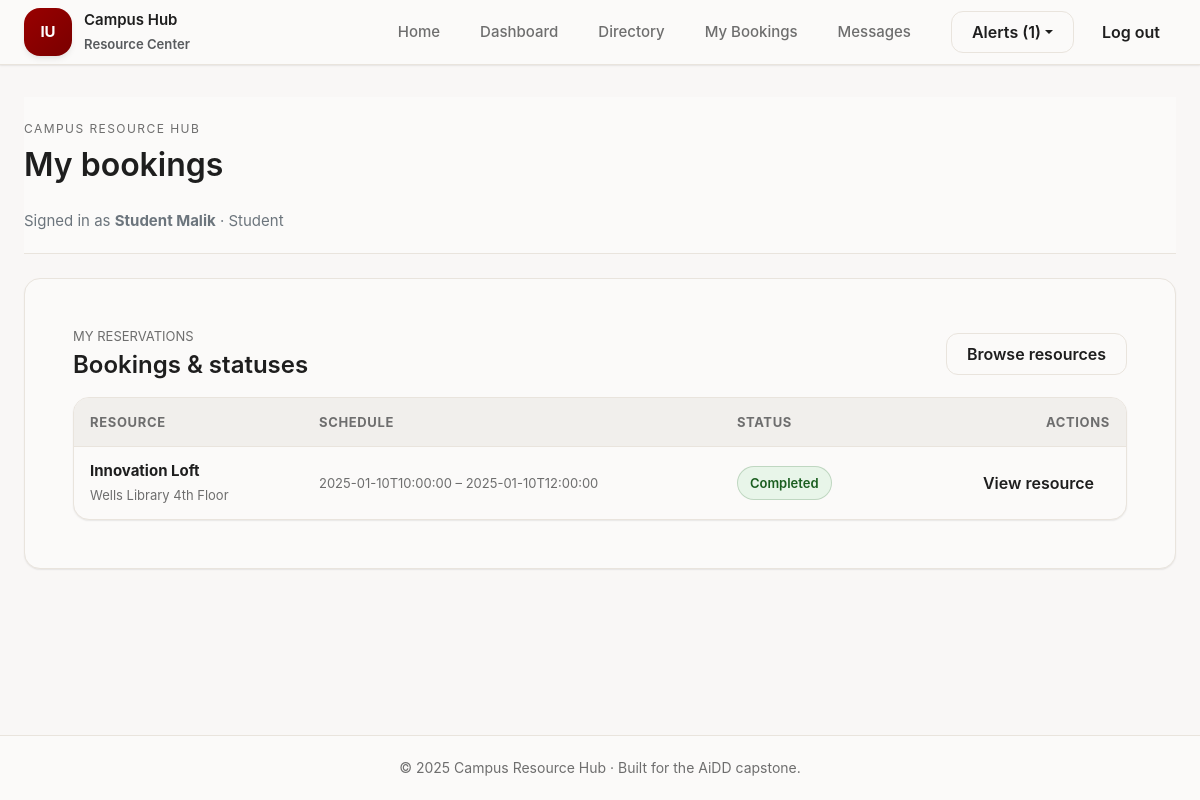
Page /bookings/mine (signed in) on the committed database.
### tables this page shows
CREATE TABLE users (
    user_id INTEGER PRIMARY KEY AUTOINCREMENT,
    name TEXT NOT NULL,
    email TEXT NOT NULL UNIQUE,
    password_hash TEXT NOT NULL,
    role TEXT NOT NULL CHECK(role IN ('student','staff','admin')),
    department TEXT,
    email_verified INTEGER DEFAULT 0,
    created_at TEXT DEFAULT CURRENT_TIMESTAMP
);

CREATE TABLE resources (
    resource_id INTEGER PRIMARY KEY AUTOINCREMENT,
    owner_id INTEGER NOT NULL,
    title TEXT NOT NULL,
    summary TEXT NOT NULL,
    category TEXT NOT NULL,
    location TEXT NOT NULL,
    capacity INTEGER NOT NULL,
    availability_notes TEXT,
    status TEXT NOT NULL DEFAULT 'draft',
    created_at TEXT DEFAULT CURRENT_TIMESTAMP,
    updated_at TEXT DEFAULT CURRENT_TIMESTAMP,
    FOREIGN KEY(owner_id) REFERENCES users(user_id)
);

CREATE TABLE bookings (
    booking_id INTEGER PRIMARY KEY AUTOINCREMENT,
    resource_id INTEGER NOT NULL,
    requester_id INTEGER NOT NULL,
    start_datetime TEXT NOT NULL,
    end_datetime TEXT NOT NULL,
    status TEXT NOT NULL DEFAULT 'pending',
    notes TEXT,
    owner_notes TEXT,
    decision_at TEXT,
    created_at TEXT DEFAULT CURRENT_TIMESTAMP,
    FOREIGN KEY(resource_id) REFERENCES resources(resource_id),
    FOREIGN KEY(requester_id) REFERENCES users(user_id)
);

### src/controllers/booking_controller.py (the view)
@booking_bp.route('/mine')
@login_required
def my_bookings():
    bookings = BookingDAL.get_bookings_by_requester(current_user.user_id)
    resources = {b.resource_id: ResourceDAL.get_resource_by_id(b.resource_id) for b in bookings}
    return render_template('bookings/list.html', bookings=bookings, resources=resources)

### src/data_access/booking_dal.py (called while the page is built)
    @staticmethod
    def _row(row) -> Optional[Booking]:
        if not row:
            return None
        return Booking(
            booking_id=row['booking_id'],
            resource_id=row['resource_id'],
            requester_id=row['requester_id'],
            start_datetime=row['start_datetime'],
            end_datetime=row['end_datetime'],
            status=row['status'],
            notes=row['notes'],
            owner_notes=row['owner_notes'],
            decision_at=row['decision_at'],
            created_at=row['created_at'],
        )

    @staticmethod
    def get_bookings_by_requester(user_id: int) -> List[Booking]:
        conn = get_connection()
        rows = conn.execute('SELECT * FROM bookings WHERE requester_id = ? ORDER BY start_datetime DESC', (user_id,)).fetchall()
        return [BookingDAL._row(row) for row in rows]

### src/data_access/db.py (called while the page is built)
def get_connection(close_only: bool = False) -> Optional[sqlite3.Connection]:
    if close_only:
        return getattr(g, '_database', None)
    conn = getattr(g, '_database', None)
    if conn is None:
        database_path = current_app.config['DATABASE_PATH']
        conn = g._database = sqlite3.connect(database_path, detect_types=sqlite3.PARSE_DECLTYPES)
        conn.row_factory = sqlite3.Row
    return conn

### src/data_access/notification_dal.py (called while the page is built)
    @staticmethod
    def list_for_user(user_id: int, limit: int = 10) -> List[dict]:
        conn = get_connection()
        rows = conn.execute(
            'SELECT * FROM notifications WHERE user_id = ? ORDER BY created_at DESC LIMIT ?',
            (user_id, limit)
        ).fetchall()
        return [dict(row) for row in rows]

### src/data_access/resource_dal.py (called while the page is built)
    @staticmethod
    def _row_to_resource(row) -> Optional[Resource]:
        if row is None:
            return None
        gallery_rows = ResourceDAL._fetch_gallery(row['resource_id'])
        return Resource(
            resource_id=row['resource_id'],
            owner_id=row['owner_id'],
            title=row['title'],
            summary=row['summary'],
            category=row['category'],
            location=row['location'],
            capacity=row['capacity'],
            availability_notes=row['availability_notes'],
            status=row['status'],
            gallery=gallery_rows,
        )

    @staticmethod
    def get_resource_by_id(resource_id: int) -> Optional[Resource]:
        conn = get_connection()
        row = conn.execute('SELECT * FROM resources WHERE resource_id = ?', (resource_id,)).fetchone()
        return ResourceDAL._row_to_resource(row)

### src/templates/bookings/list.html (shortened to what this page needs)
{% extends 'layout.html' %}
{% block page_heading %}My bookings{% endblock %}
{% block content %}
<section class="card-surface p-5 mb-4">
    <div class="d-flex justify-content-between align-items-center mb-3">
        <div>
            <p class="text-caption text-uppercase mb-1">My reservations</p>
            <h2 class="text-h2 mb-0">Bookings & statuses</h2>
        </div>
        <a class="btn btn-secondary-iu" href="{{ url_for('resource.browse') }}">Browse resources</a>
    </div>
    {% if bookings %}
    <div class="table-panel">
        <table>
            <thead>
                <tr>
                    <th>Resource</th>
                    <th>Schedule</th>
                    <th>Status</th>
                    <th class="text-end">Actions</th>
                </tr>
            </thead>
            <tbody>
                {% for booking in bookings %}
                {% set resource = resources[booking.resource_id] %}
                <tr>
                    <td>
                        <strong>{{ resource.title if resource else 'Resource #' ~ booking.resource_id }}</strong><br>
                        <span class="text-caption">{{ resource.location if resource else '' }}</span>
                    </td>
                    <td>
                        <p class="text-caption mb-0">{{ booking.start_datetime }} – {{ booking.end_datetime }}</p>
                    </td>
                    <td>
                        <span class="status-pill {% if booking.status=='approved' %}success{% elif booking.status=='pending' %}warning{% elif booking.status=='completed' %}success{% else %}danger{% endif %}">{{ booking.status|title }}</span>
                    </td>
                    <td class="text-end">
                        {% if resource %}
                        <a class="btn btn-ghost-iu" href="{{ url_for('resource.detail', resource_id=resource.resource_id) }}">View resource</a>
                        {% endif %}
                    </td>
                </tr>
                {% endfor %}
            </tbody>
        </table>
    </div>
    {% else %}
    <p class="text-muted mb-0">No bookings yet. Visit the directory to submit one.</p>
    {% endif %}
</section>
{% endblock %}

### src/templates/layout.html (shortened to what this page needs)
<!DOCTYPE html>
<html lang="en">
<head>
    <link href="https://cdn.jsdelivr.net/npm/bootstrap@5.3.3/dist/css/bootstrap.min.css" rel="stylesheet">
    <link rel="stylesheet" href="{{ url_for('static', filename='css/app.css') }}?v={{ current_year }}">
</head>
<body>
    <div class="app-shell">
        <nav class="global-nav navbar navbar-expand-lg navbar-light" aria-label="Primary">
            <div class="app-container d-flex flex-wrap align-items-center">
                <a class="brand-mark me-auto" href="{{ url_for('site.home') }}">
                    <span class="brand-icon">IU</span>
                    <div>
                        <span class="d-block">Campus Hub</span>
                        <small class="text-muted">Resource Center</small>
                    </div>
                </a>
                <div class="collapse navbar-collapse" id="primaryNav">
                    <ul class="navbar-nav ms-auto align-items-lg-center gap-2">
                        <li class="nav-item"><a class="nav-pill" href="{{ url_for('site.home') }}">Home</a></li>
                        <li class="nav-item"><a class="nav-pill" href="{{ url_for('dashboard.overview') }}">Dashboard</a></li>
                        <li class="nav-item"><a class="nav-pill" href="{{ url_for('resource.browse') }}">Directory</a></li>
                        {% if current_user.is_authenticated %}
                        <li class="nav-item"><a class="nav-pill" href="{{ url_for('booking.my_bookings') }}">My Bookings</a></li>
                        <li class="nav-item"><a class="nav-pill" href="{{ url_for('message.inbox') }}">Messages</a></li>
                        {% endif %}
                    </ul>
                    <div class="nav-actions ms-lg-4">
                        {% if current_user.is_authenticated %}
                        <div class="dropdown">
                            <button class="btn btn-secondary-iu dropdown-toggle" type="button" data-bs-toggle="dropdown" aria-expanded="false">
                                Alerts ({{ nav_notifications|length }})
                            </button>
                        </div>
                        <a href="{{ url_for('auth.logout') }}" class="btn btn-ghost-iu">Log out</a>
                        {% else %}
                        <a class="btn btn-secondary-iu" href="{{ url_for('auth.login') }}">Sign in</a>
                        <a class="btn btn-primary-iu" href="{{ url_for('auth.register') }}">Get started</a>
                        {% endif %}
                    </div>
                </div>
            </div>
        </nav>
        <main id="main-content" class="app-content">
            <div class="app-container">
                <header class="app-topbar">
                    <div class="page-heading">
                        <p class="eyebrow mb-1">Campus Resource Hub</p>
                        <h1 class="mb-0">{% block page_heading %}Resource Hub{% endblock %}</h1>
                    </div>
                    {% if current_user.is_authenticated %}
                    <p class="text-secondary mb-0">Signed in as <strong>{{ current_user.name }}</strong> · {{ current_user.role|title }}</p>
                    {% endif %}
                </header>
                {% block content %}{% endblock %}
            </div>
        </main>
        <footer class="app-footer">
            <div class="app-container">
                &copy; {{ current_year }} Campus Resource Hub · Built for the AiDD capstone.
            </div>
        </footer>
    </div>
</body>
</html>

### rows in the picture
users: name "Student Malik", role "Student"
bookings: start_datetime "2025-01-10T10:00:00", end_datetime "2025-01-10T12:00:00", status "Completed"
resources: title "Innovation Loft", location "Wells Library 4th Floor"

### other values in the picture
{{ nav_notifications|length }} "1"
